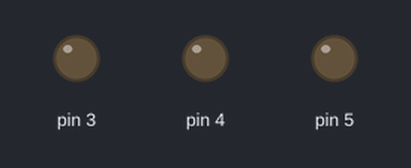
Recording of a sketch running on a simulated Arduino Uno, built with avr-gcc and run on an emulated ATmega328P. On the bench: output pins drawn as LEDs (lit = HIGH).

Above: at 0.1 s.
At 31.1 s:
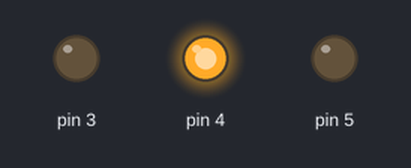
At 65.1 s:
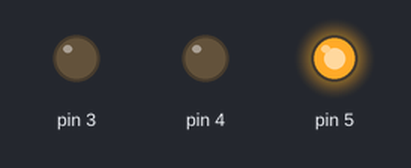
At 105.1 s:
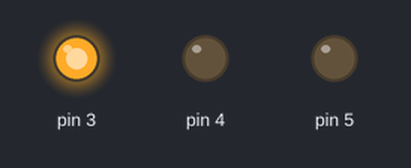
Timing chart, 0 to 106.6 s (numbered marks = the images above):
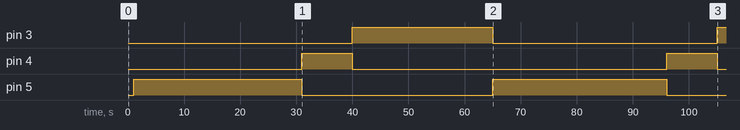

Measured:
- by itself, pin 3: LOW → HIGH at 40.0 s, → LOW 25.0 s later, → HIGH 40.0 s later
- by itself, pin 4: alternates HIGH for 9.0 s and LOW for 56.0 s
- by itself, pin 5: alternates HIGH for 30.5 s and LOW for 34.0 s

The sketch:

bai2_de1_dengiaothong1.ino
```cpp
// C++ code
//
int dem=0;

void setup()
{
  pinMode(5, OUTPUT);
  pinMode(4, OUTPUT);
  pinMode(3, OUTPUT);
}

void loop()
{
  dem += 1;
  delay(1000);
  if(dem == 65){
  dem=0;
  }
  if(dem<=30){
  digitalWrite(5, HIGH);
  digitalWrite(4, LOW);
  digitalWrite(3, LOW);
  }
 if(dem>30&&dem<40){
  digitalWrite(5, LOW);
  digitalWrite(4, HIGH);
  digitalWrite(3, LOW);
 }
   if(dem>=40){
     digitalWrite(5, LOW);
  digitalWrite(4, LOW);
  digitalWrite(3, HIGH);

   }

 }
```
